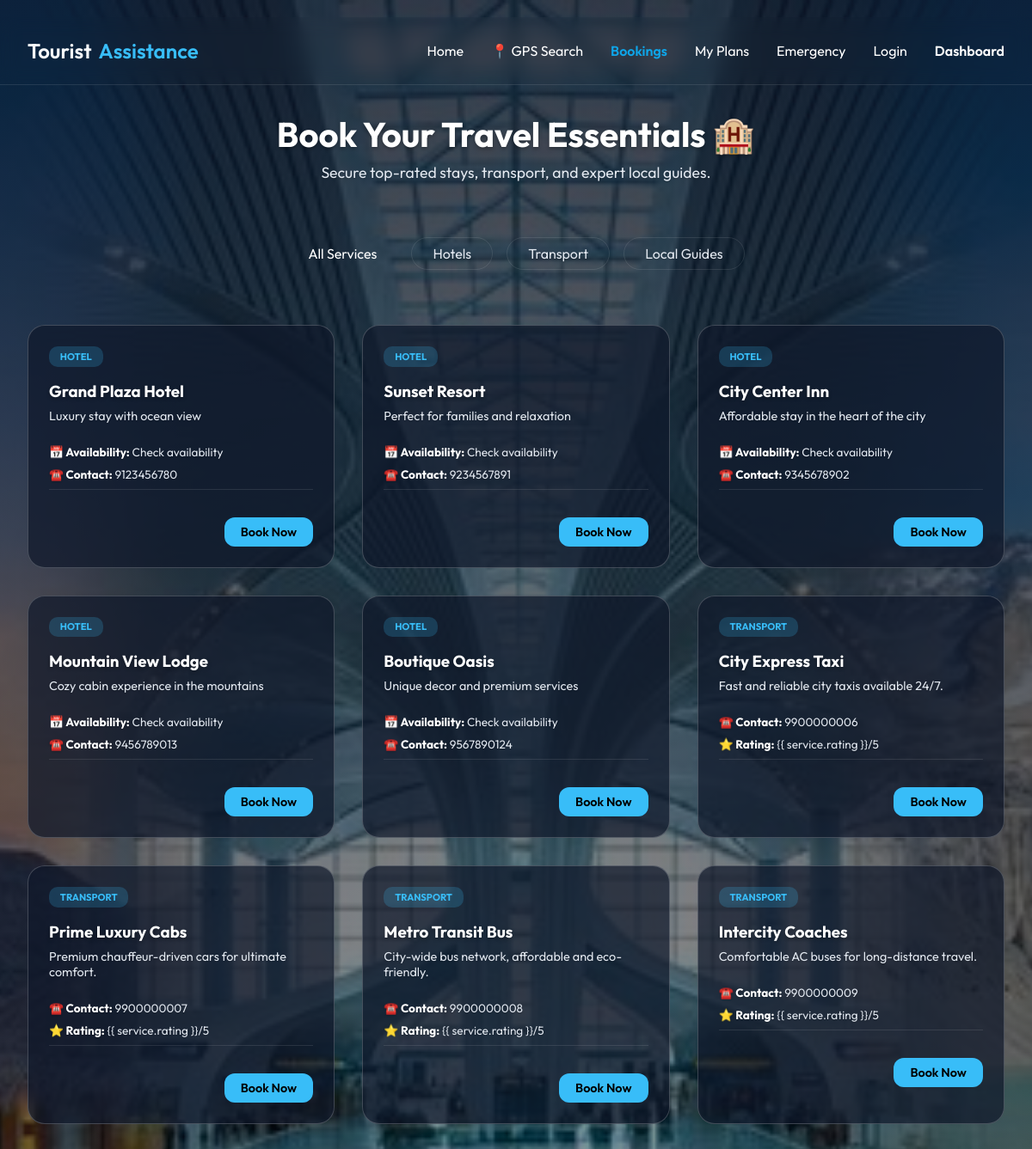
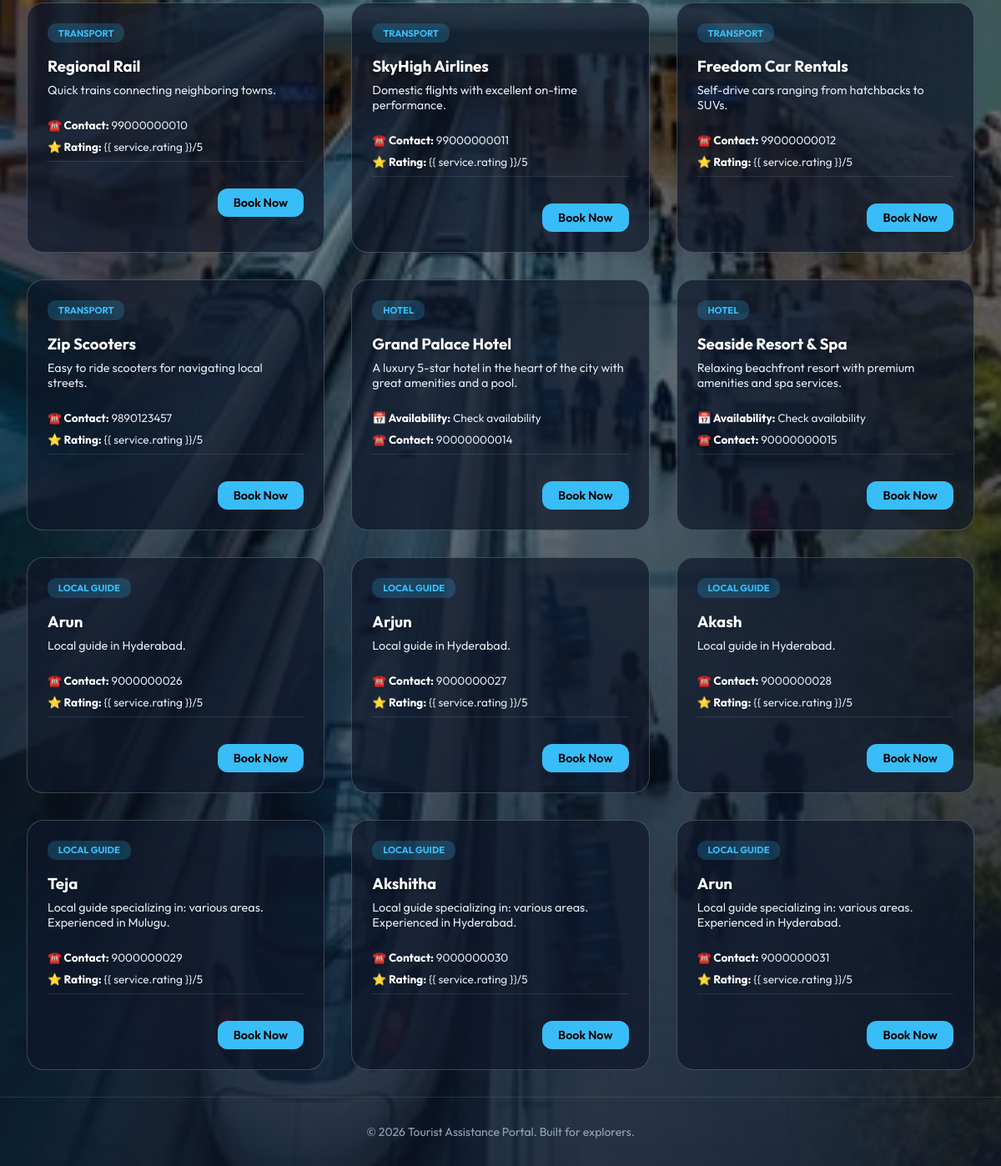
Page /booking-system/ (signed in) on the committed database (2 pictures, top to bottom).
### bookings/models.py (models this page shows, shortened)
class Service(models.Model):
    SERVICE_TYPES = (
        ('HOTEL', 'Hotel'),
        ('RESTAURANT', 'Restaurant'),
        ('TRANSPORT', 'Transport'),
        ('GUIDE', 'Local Guide'),
    )
    TRANSPORT_CATEGORIES = (
        ('CAB', 'Cabs / Taxis'),
        ('BUS', 'Buses'),
        ('TRAIN', 'Trains'),
        ('FLIGHT', 'Flights'),
        ('CAR_RENTAL', 'Car Rentals'),
        ('BIKE_RENTAL', 'Bike Rentals'),
    )
    type = models.CharField(max_length=20, choices=SERVICE_TYPES)
    name = models.CharField(max_length=200)
    description = models.TextField()
    price_per_unit = models.DecimalField(max_digits=10, decimal_places=2)
    availability_calendar = models.JSONField(default=dict, help_text="Store availability as date strings")
    image = models.ImageField(upload_to='services/', blank=True, null=True)
    transport_category = models.CharField(max_length=20, choices=TRANSPORT_CATEGORIES, blank=True, null=True)
    pickup_location = models.CharField(max_length=200, blank=True, null=True)
    contact_number = models.CharField(max_length=20, blank=True, null=True)
    rating = models.FloatField(default=0.0)  # legacy field kept for backwards compat

### accounts/views.py (the view)
# urls.py: path('booking-system/', views.booking_system_view, name='booking-system'),
@login_required
def booking_system_view(request):
    service_type = request.GET.get('type', None)
    if service_type == 'GUIDE':
        from bookings.models import LocalGuide
        guides = LocalGuide.objects.filter(approval_status='APPROVED')
        return render(request, "booking_system_guides.html", {"guides": guides, "active_type": service_type})
    elif service_type:
        services = Service.objects.filter(type=service_type)
    else:
        services = Service.objects.all()
    return render(request, "booking_system.html", {"services": services, "active_type": service_type})

### templates/booking_system.html (shortened to what this page needs)
{% extends "base.html" %}
{% load static %}
{% block content %}
<div class="hero-container">
    <div class="hero-bg"></div>
    <div class="hero-overlay"></div>
</div>
<div class="booking-wrapper {% if active_type == 'HOTEL' %}hotel-active{% elif active_type == 'TRANSPORT' %}transport-active{% elif active_type == 'GUIDE' %}guide-active{% else %}all-services-active{% endif %}"
    style="width: 100%; max-width: 1200px; animation: fadeIn 0.8s ease-out; position: relative; z-index: 1;">
    <div class="header" style="margin-bottom: 3rem; text-align: center;">
        <h1 style="font-size: 2.5rem; margin-bottom: 0.5rem;">Book Your Travel Essentials 🏨</h1>
        <p style="color: var(--text-dim); font-size: 1.1rem;">Secure top-rated stays, transport, and expert local
            guides.</p>
    </div>
    <div class="filter-bar glass"
        style="display: flex; gap: 1rem; padding: 1rem; border-radius: 50px; margin-bottom: 3rem; justify-content: center; flex-wrap: wrap; align-items: center;">
        <a href="{% url 'booking-system' %}" class="filter-btn {% if not active_type %}active{% endif %}"
            style="padding: 0.5rem 1.5rem; border-radius: 20px; border: none; background: {% if not active_type %}var(--accent){% else %}transparent{% endif %}; color: {% if not active_type %}white{% else %}var(--text-dim){% endif %}; cursor: pointer; text-decoration: none;">All
            Services</a>
        <a href="{% url 'booking-system' %}?type=HOTEL"
            class="filter-btn {% if active_type == 'HOTEL' %}active{% endif %}"
            style="padding: 0.5rem 1.5rem; border-radius: 20px; border: 1px solid rgba(255,255,255,0.1); background: {% if active_type == 'HOTEL' %}var(--accent){% else %}transparent{% endif %}; color: {% if active_type == 'HOTEL' %}white{% else %}var(--text-dim){% endif %}; cursor: pointer; text-decoration: none;">Hotels</a>
        <a href="{% url 'booking-system' %}?type=TRANSPORT"
            class="filter-btn {% if active_type == 'TRANSPORT' %}active{% endif %}"
            style="padding: 0.5rem 1.5rem; border-radius: 20px; border: 1px solid rgba(255,255,255,0.1); background: {% if active_type == 'TRANSPORT' %}var(--accent){% else %}transparent{% endif %}; color: {% if active_type == 'TRANSPORT' %}white{% else %}var(--text-dim){% endif %}; cursor: pointer; text-decoration: none;">Transport</a>
        <a href="{% url 'booking-system' %}?type=GUIDE"
            class="filter-btn {% if active_type == 'GUIDE' %}active{% endif %}"
            style="padding: 0.5rem 1.5rem; border-radius: 20px; border: 1px solid rgba(255,255,255,0.1); background: {% if active_type == 'GUIDE' %}var(--accent){% else %}transparent{% endif %}; color: {% if active_type == 'GUIDE' %}white{% else %}var(--text-dim){% endif %}; cursor: pointer; text-decoration: none;">Local
            Guides</a>
    </div>
    <div class="services-grid"
        style="display: grid; grid-template-columns: repeat(auto-fill, minmax(300px, 1fr)); gap: 2rem;">
        {% for service in services %}
        <div class="service-card glass" data-type="{{ service.type }}"
            style="padding: 1.5rem; border-radius: 20px; transition: transform 0.3s; background: var(--glass-bg); border: 1px solid var(--glass-border);">
            <div class="badge"
                style="background: rgba(56, 189, 248, 0.2); color: var(--accent-color); padding: 0.3rem 0.8rem; border-radius: 10px; font-size: 0.7rem; font-weight: bold; width: fit-content; margin-bottom: 1rem;">
                {{ service.get_type_display|upper }}</div>
            <h3 style="margin-bottom: 0.5rem;">{{ service.name }}</h3>
            <p style="font-size: 0.9rem; color: var(--text-dim); margin-bottom: 1.5rem;">{{ service.description }}</p>
            {% if service.type == 'HOTEL' %}
            <p style="font-size:0.85rem; color:var(--text-dim); margin-bottom:0.5rem;"><strong>📅 Availability:</strong>
                {% if service.availability_calendar %}
                {{ service.availability_calendar|length }} dates available
                {% else %}
                Check availability
                {% endif %}
            </p>
            {% if service.contact_number %}
            <p style="font-size:0.85rem; color:var(--text-dim); margin-bottom:0.5rem;"><strong>☎️ Contact:</strong>
                {% if service.name == "Grand Plaza Hotel" %}9123456780
                {% elif service.name == "Sunset Resort" %}9234567891
                {% elif service.name == "City Center Inn" %}9345678902
                {% elif service.name == "Mountain View Lodge" %}9456789013
                {% elif service.name == "Boutique Oasis" %}9567890124
                {% else %}900000000{{ forloop.counter }}{% endif %}
            </p>
            {% endif %}
            {% elif service.type == 'TRANSPORT' %}
            <p style="font-size:0.85rem; color:var(--text-dim); margin-bottom:0.5rem;"><strong>☎️ Contact:</strong>
                {% if service.name == "Freedom Cabs" %}9678901235
                {% elif service.name == "Elite Lines" %}9789012346
                {% elif service.name == "Zip Scooters" %}9890123457
                {% else %}990000000{{ forloop.counter }}{% endif %}
            </p>
            <p style="font-size:0.85rem; color:var(--text-dim); margin-bottom:0.5rem;"><strong>⭐ Rating:</strong> {{
                service.rating }}/5</p>
            {% elif service.type == 'GUIDE' %}
            <p style="font-size:0.85rem; color:var(--text-dim); margin-bottom:0.5rem;"><strong>☎️ Contact:</strong>
                90000000{{ forloop.counter|add:"10" }}</p>
            <p style="font-size:0.85rem; color:var(--text-dim); margin-bottom:0.5rem;"><strong>⭐ Rating:</strong> {{
                service.rating }}/5</p>
            {% endif %}
            <div class="card-footer"
                style="padding-top: 1rem; border-top: 1px solid var(--glass-border); display: flex; justify-content: flex-end; align-items: center;">
                <a href="{% url 'initiate-booking' service.id %}" class="btn-primary"
                    style="padding: 0.5rem 1.2rem; font-size: 0.9rem; text-decoration: none;">Book Now</a>
            </div>
        </div>
        {% endfor %}
    </div>
</div>
{% endblock %}

### static/css/style.css (style rules this page uses)
.btn-primary { background: var(--accent-color); color: #000; border: none; padding: 1rem; border-radius: 12px; font-size: 1rem; font-weight: 600; cursor: pointer; transition: transform 0.2s ease, background 0.2s ease; margin-top: 1rem; }

### templates/base.html (style rules this page uses)
:root { --primary-bg: #0f172a; --glass-bg: rgba(255, 255, 255, 0.05); --glass-border: rgba(255, 255, 255, 0.1); --accent-color: #38bdf8; --text-main: #f8fafc; --text-dim: #94a3b8; }
* { margin: 0; padding: 0; box-sizing: border-box; font-family: 'Outfit', sans-serif; }
body { background-color: var(--primary-bg); background-image: radial-gradient(at 0% 0%, rgba(56, 189, 248, 0.15) 0, transparent 50%), radial-gradient(at 50% 0%, rgba(139, 92, 246, 0.15) 0, transparent 50%), radial-gradient(at 100% 0%, rgba(56, 189, 248, 0.15) 0, transparent 50%); color: var(--text-main); min-height: 100vh; display: flex; flex-direction: column; }

### templates/booking_system.html (style rules this page uses)
.hero-container { position: fixed; top: 0; left: 0; width: 100%; height: 100%; z-index: -1; overflow: hidden; }
.hero-bg { width: 100%; height: 100%; background-size: cover; background-position: center; filter: brightness(0.6) saturate(1.2); animation: slowZoom 25s infinite alternate ease-in-out; }
.hero-overlay { position: absolute; top: 0; left: 0; width: 100%; height: 100%; background: radial-gradient(circle at center, transparent, rgba(15, 23, 42, 0.8)); }
.hotel-active .header h1, .hotel-active .service-card h3, .transport-active .header h1, .transport-active .service-card h3, .guide-active .header h1, .guide-active .service-card h3, .all-services-active .header h1, .all-services-active .service-card h3 { color: #ffffff; text-shadow: 0 2px 4px rgba(0, 0, 0, 0.3); }
.hotel-active .header p, .hotel-active .service-card p, .hotel-active .filter-btn:not(.active), .transport-active .header p, .transport-active .service-card p, .transport-active .filter-btn:not(.active), .guide-active .header p, .guide-active .service-card p, .guide-active .filter-btn:not(.active), .all-services-active .header p, .all-services-active .service-card p, .all-services-active .filter-btn:not(.active) { color: #e2e8f0 !important; text-shadow: 0 1px 2px rgba(0, 0, 0, 0.2); }
.hotel-active .service-card, .transport-active .service-card, .guide-active .service-card, .all-services-active .service-card { background: rgba(15, 23, 42, 0.7) !important; border-color: rgba(255, 255, 255, 0.2) !important; }
.hotel-active .service-card p strong, .transport-active .service-card p strong, .guide-active .service-card p strong, .all-services-active .service-card p strong { color: #ffffff; }

### rows in the picture
Service: type "HOTEL", name "Grand Plaza Hotel", description "Luxury stay with ocean view", shows "📅 Availability:", availability_calendar "Check availability", shows "☎️ Contact:", contact_number "9123456780"
Service: type "HOTEL", name "Sunset Resort", description "Perfect for families and relaxation", shows "📅 Availability:", availability_calendar "Check availability", shows "☎️ Contact:", contact_number "9234567891"
Service: type "HOTEL", name "City Center Inn", description "Affordable stay in the heart of the city", shows "📅 Availability:", availability_calendar "Check availability", shows "☎️ Contact:", contact_number "9345678902"
Service: type "HOTEL", name "Mountain View Lodge", description "Cozy cabin experience in the mountains", shows "📅 Availability:", availability_calendar "Check availability", shows "☎️ Contact:", contact_number "9456789013"
Service: type "HOTEL", name "Boutique Oasis", description "Unique decor and premium services", shows "📅 Availability:", availability_calendar "Check availability", shows "☎️ Contact:", contact_number "9567890124"
Service: type "TRANSPORT", name "City Express Taxi", description "Fast and reliable city taxis available 24/7."
Service: type "TRANSPORT", name "Prime Luxury Cabs", description "Premium chauffeur-driven cars for ultimate comfort."
Service: type "TRANSPORT", name "Metro Transit Bus", description "City-wide bus network, affordable and eco-friendly."
Service: type "TRANSPORT", name "Intercity Coaches", description "Comfortable AC buses for long-distance travel."
Service: type "TRANSPORT", name "Regional Rail", description "Quick trains connecting neighboring towns."
Service: type "TRANSPORT", name "SkyHigh Airlines", description "Domestic flights with excellent on-time performance."
Service: type "TRANSPORT", name "Freedom Car Rentals", description "Self-drive cars ranging from hatchbacks to SUVs."
Service: type "TRANSPORT", name "Zip Scooters", description "Easy to ride scooters for navigating local streets.", shows "☎️ Contact:", shows "9890123457"
Service: type "HOTEL", name "Grand Palace Hotel", description "A luxury 5-star hotel in the heart of the city with great amenities and a pool.", availability_calendar "Check availability"
Service: type "HOTEL", name "Seaside Resort & Spa", description "Relaxing beachfront resort with premium amenities and spa services.", availability_calendar "Check availability"
Service: type "LOCAL GUIDE", name "Arun", description "Local guide in Hyderabad."
Service: type "LOCAL GUIDE", name "Arjun", description "Local guide in Hyderabad."
Service: type "LOCAL GUIDE", name "Akash", description "Local guide in Hyderabad."
Service: type "LOCAL GUIDE", name "Teja", description "Local guide specializing in: various areas. Experienced in Mulugu."
Service: type "LOCAL GUIDE", name "Akshitha", description "Local guide specializing in: various areas. Experienced in Hyderabad."
Service: type "LOCAL GUIDE", name "Arun", description "Local guide specializing in: various areas. Experienced in Hyderabad."
